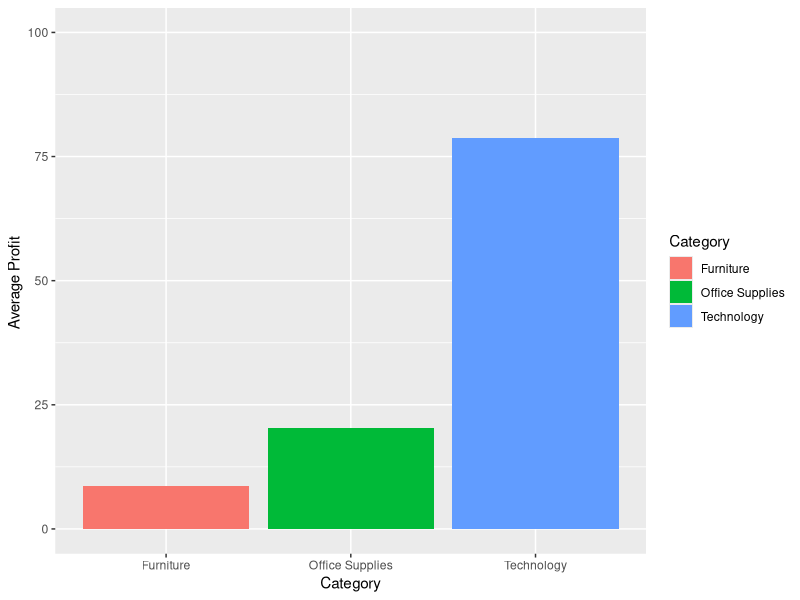
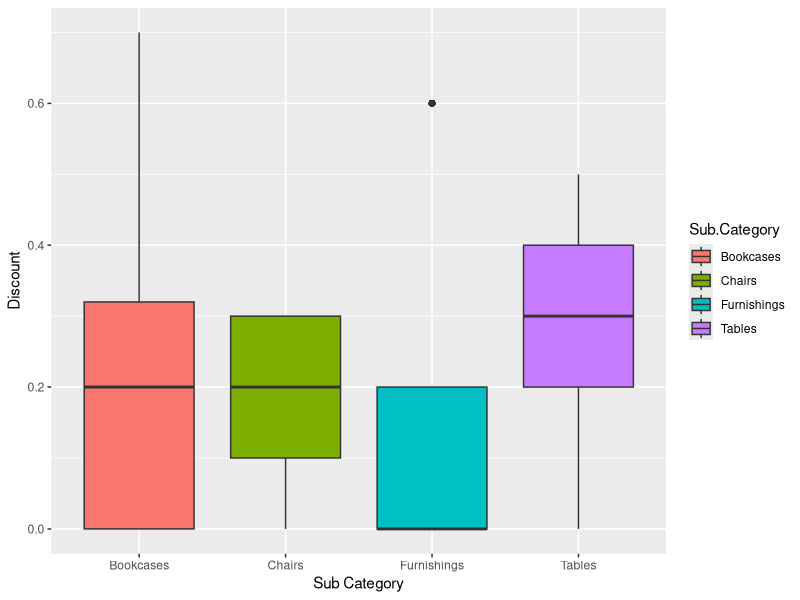
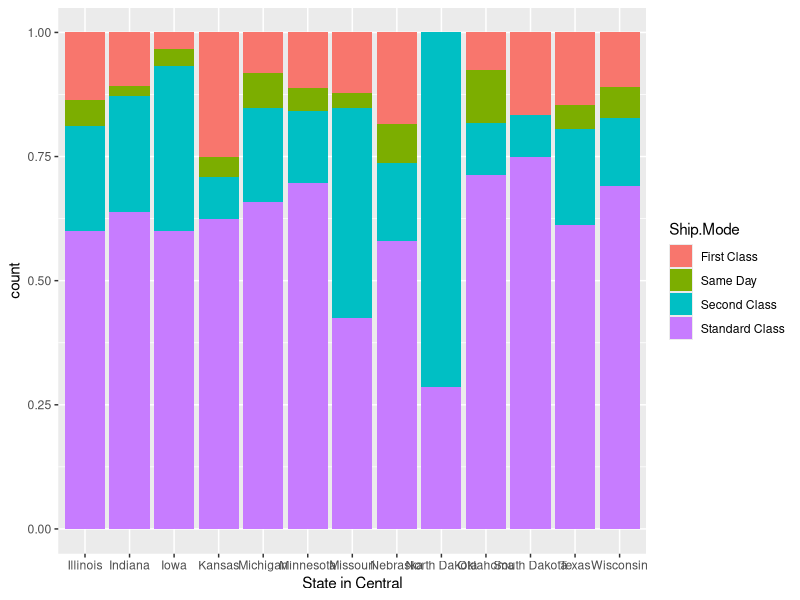

Here is the R script that generated these plots, in order:
library('tidyverse')

A <- read.csv("superstore.csv", sep = "|")
A
A%>%
mutate_if(is.character, as.factor) -> A1
summary(A1)

A%>%
  group_by(Category)%>%
  summarise(avg_profit = mean(Profit)) %>%
  ggplot() + geom_col(aes(x = Category, y = avg_profit, fill = Category)) + 
  ylab('Average Profit ') + ylim(c(0,100))

A%>%
  filter(Category == "Furniture")%>%
  ggplot() + geom_boxplot(aes(x = Sub.Category, y = Discount, fill = Sub.Category)) + 
  xlab('Sub Category')

A%>%
  filter(Region == "Central")%>%
  ggplot() + geom_bar(aes(x = State, fill = Ship.Mode), position = 'fill') + 
  xlab('State in Central')
